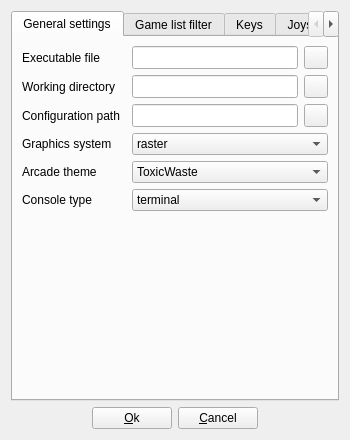
<?xml version="1.0" encoding="UTF-8"?>
<ui version="4.0">
 <class>ArcadeModeSetup</class>
 <widget class="QDialog" name="ArcadeModeSetup">
  <property name="geometry">
   <rect>
    <x>0</x>
    <y>0</y>
    <width>309</width>
    <height>422</height>
   </rect>
  </property>
  <property name="windowTitle">
   <string>Arcade mode setup</string>
  </property>
  <layout class="QGridLayout" name="gridLayout_2">
   <item row="0" column="0" colspan="4">
    <widget class="QTabWidget" name="tabWidget">
     <property name="currentIndex">
      <number>0</number>
     </property>
     <widget class="QWidget" name="tabSettings">
      <attribute name="title">
       <string>General settings</string>
      </attribute>
      <layout class="QGridLayout" name="gridLayout_3">
       <item row="4" column="2" colspan="2">
        <widget class="QComboBox" name="comboBoxArcadeTheme">
         <property name="toolTip">
          <string>Select arcade theme</string>
         </property>
         <item>
          <property name="text">
           <string notr="true">ToxicWaste</string>
          </property>
         </item>
         <item>
          <property name="text">
           <string notr="true">darkone</string>
          </property>
         </item>
        </widget>
       </item>
       <item row="3" column="0">
        <widget class="QLabel" name="labelGraphicsSystem">
         <property name="sizePolicy">
          <sizepolicy hsizetype="Fixed" vsizetype="Preferred">
           <horstretch>0</horstretch>
           <verstretch>0</verstretch>
          </sizepolicy>
         </property>
         <property name="text">
          <string>Graphics system</string>
         </property>
        </widget>
       </item>
       <item row="3" column="2" colspan="2">
        <widget class="QComboBox" name="comboBoxGraphicsSystem">
         <property name="toolTip">
          <string>Select the graphics system used to render the scene (when available, OpenGL is strongly recommended!)</string>
         </property>
         <item>
          <property name="text">
           <string notr="true">raster</string>
          </property>
         </item>
         <item>
          <property name="text">
           <string notr="true">native</string>
          </property>
         </item>
         <item>
          <property name="text">
           <string notr="true">opengl</string>
          </property>
         </item>
         <item>
          <property name="text">
           <string notr="true">opengl1</string>
          </property>
         </item>
         <item>
          <property name="text">
           <string notr="true">openvg</string>
          </property>
         </item>
        </widget>
       </item>
       <item row="1" column="0">
        <widget class="QLabel" name="labelWorkingDirectory">
         <property name="sizePolicy">
          <sizepolicy hsizetype="Fixed" vsizetype="Preferred">
           <horstretch>0</horstretch>
           <verstretch>0</verstretch>
          </sizepolicy>
         </property>
         <property name="text">
          <string>Working directory</string>
         </property>
        </widget>
       </item>
       <item row="4" column="0">
        <widget class="QLabel" name="labelArcadeTheme">
         <property name="sizePolicy">
          <sizepolicy hsizetype="Fixed" vsizetype="Preferred">
           <horstretch>0</horstretch>
           <verstretch>0</verstretch>
          </sizepolicy>
         </property>
         <property name="text">
          <string>Arcade theme</string>
         </property>
        </widget>
       </item>
       <item row="1" column="2">
        <widget class="QLineEdit" name="lineEditWorkingDirectory">
         <property name="sizePolicy">
          <sizepolicy hsizetype="Expanding" vsizetype="Minimum">
           <horstretch>0</horstretch>
           <verstretch>0</verstretch>
          </sizepolicy>
         </property>
         <property name="toolTip">
          <string>Working directory used when executing QMC2 Arcade</string>
         </property>
        </widget>
       </item>
       <item row="5" column="2" colspan="2">
        <widget class="QComboBox" name="comboBoxConsoleType">
         <property name="toolTip">
          <string>Select type of console</string>
         </property>
         <item>
          <property name="text">
           <string notr="true">terminal</string>
          </property>
         </item>
         <item>
          <property name="text">
           <string notr="true">window</string>
          </property>
         </item>
         <item>
          <property name="text">
           <string notr="true">window-minimized</string>
          </property>
         </item>
        </widget>
       </item>
       <item row="1" column="3">
        <widget class="QToolButton" name="toolButtonBrowseWorkingDirectory">
         <property name="sizePolicy">
          <sizepolicy hsizetype="Fixed" vsizetype="Minimum">
           <horstretch>0</horstretch>
           <verstretch>0</verstretch>
          </sizepolicy>
         </property>
         <property name="toolTip">
          <string>Browse working directory used when executing QMC2 Arcade</string>
         </property>
         <property name="icon">
          <iconset resource="qmc2.qrc">
           <normaloff>:/data/img/fileopen.png</normaloff>:/data/img/fileopen.png</iconset>
         </property>
        </widget>
       </item>
       <item row="0" column="3">
        <widget class="QToolButton" name="toolButtonBrowseExecutableFile">
         <property name="sizePolicy">
          <sizepolicy hsizetype="Fixed" vsizetype="Minimum">
           <horstretch>0</horstretch>
           <verstretch>0</verstretch>
          </sizepolicy>
         </property>
         <property name="toolTip">
          <string>Browse QMC2 Arcade executable file</string>
         </property>
         <property name="icon">
          <iconset resource="qmc2.qrc">
           <normaloff>:/data/img/fileopen.png</normaloff>:/data/img/fileopen.png</iconset>
         </property>
        </widget>
       </item>
       <item row="5" column="0">
        <widget class="QLabel" name="labelConsoleType">
         <property name="sizePolicy">
          <sizepolicy hsizetype="Fixed" vsizetype="Preferred">
           <horstretch>0</horstretch>
           <verstretch>0</verstretch>
          </sizepolicy>
         </property>
         <property name="text">
          <string>Console type</string>
         </property>
        </widget>
       </item>
       <item row="0" column="2">
        <widget class="QLineEdit" name="lineEditExecutableFile">
         <property name="sizePolicy">
          <sizepolicy hsizetype="Expanding" vsizetype="Minimum">
           <horstretch>0</horstretch>
           <verstretch>0</verstretch>
          </sizepolicy>
         </property>
         <property name="toolTip">
          <string>QMC2 Arcade executable file</string>
         </property>
        </widget>
       </item>
       <item row="7" column="0" colspan="4">
        <spacer name="verticalSpacer">
         <property name="orientation">
          <enum>Qt::Vertical</enum>
         </property>
         <property name="sizeHint" stdset="0">
          <size>
           <width>20</width>
           <height>0</height>
          </size>
         </property>
        </spacer>
       </item>
       <item row="0" column="0">
        <widget class="QLabel" name="labelExecutableFile">
         <property name="sizePolicy">
          <sizepolicy hsizetype="Fixed" vsizetype="Preferred">
           <horstretch>0</horstretch>
           <verstretch>0</verstretch>
          </sizepolicy>
         </property>
         <property name="text">
          <string>Executable file</string>
         </property>
        </widget>
       </item>
       <item row="2" column="0">
        <widget class="QLabel" name="labelConfigurationPath">
         <property name="sizePolicy">
          <sizepolicy hsizetype="Fixed" vsizetype="Preferred">
           <horstretch>0</horstretch>
           <verstretch>0</verstretch>
          </sizepolicy>
         </property>
         <property name="text">
          <string>Configuration path</string>
         </property>
        </widget>
       </item>
       <item row="2" column="2">
        <widget class="QLineEdit" name="lineEditConfigurationPath">
         <property name="sizePolicy">
          <sizepolicy hsizetype="Expanding" vsizetype="Minimum">
           <horstretch>0</horstretch>
           <verstretch>0</verstretch>
          </sizepolicy>
         </property>
         <property name="toolTip">
          <string>Configuration path for QMC2 Arcade</string>
         </property>
        </widget>
       </item>
       <item row="2" column="3">
        <widget class="QToolButton" name="toolButtonBrowseConfigurationPath">
         <property name="sizePolicy">
          <sizepolicy hsizetype="Fixed" vsizetype="Minimum">
           <horstretch>0</horstretch>
           <verstretch>0</verstretch>
          </sizepolicy>
         </property>
         <property name="toolTip">
          <string>Browse configuration path for QMC2 Arcade</string>
         </property>
         <property name="icon">
          <iconset resource="qmc2.qrc">
           <normaloff>:/data/img/fileopen.png</normaloff>:/data/img/fileopen.png</iconset>
         </property>
        </widget>
       </item>
      </layout>
     </widget>
     <widget class="QWidget" name="tabFilter">
      <attribute name="title">
       <string>Game list filter</string>
      </attribute>
      <layout class="QGridLayout" name="gridLayout">
       <item row="5" column="0" colspan="4">
        <widget class="Line" name="horizontalLine2">
         <property name="orientation">
          <enum>Qt::Horizontal</enum>
         </property>
        </widget>
       </item>
       <item row="11" column="0">
        <widget class="QLabel" name="labelCategoryFilter">
         <property name="sizePolicy">
          <sizepolicy hsizetype="Preferred" vsizetype="Fixed">
           <horstretch>0</horstretch>
           <verstretch>0</verstretch>
          </sizepolicy>
         </property>
         <property name="text">
          <string>Category filter</string>
         </property>
        </widget>
       </item>
       <item row="12" column="0" colspan="4">
        <widget class="QListWidget" name="listWidgetCategoryFilter">
         <property name="enabled">
          <bool>false</bool>
         </property>
         <property name="toolTip">
          <string>Select / deselect the categories you want to include / exclude</string>
         </property>
        </widget>
       </item>
       <item row="9" column="1" colspan="3">
        <widget class="QComboBox" name="comboBoxDriverStatus">
         <property name="enabled">
          <bool>false</bool>
         </property>
         <property name="toolTip">
          <string>Choose the driver maturity states for sets to be included</string>
         </property>
         <item>
          <property name="text">
           <string>good</string>
          </property>
         </item>
         <item>
          <property name="text">
           <string>good + imperfect</string>
          </property>
         </item>
         <item>
          <property name="text">
           <string>good + imperfect + preliminary</string>
          </property>
         </item>
        </widget>
       </item>
       <item row="7" column="0">
        <widget class="QLabel" name="labelSortCriteria">
         <property name="text">
          <string>Sort criteria</string>
         </property>
        </widget>
       </item>
       <item row="1" column="0">
        <widget class="QPushButton" name="pushButtonExport">
         <property name="enabled">
          <bool>false</bool>
         </property>
         <property name="sizePolicy">
          <sizepolicy hsizetype="Minimum" vsizetype="Minimum">
           <horstretch>0</horstretch>
           <verstretch>0</verstretch>
          </sizepolicy>
         </property>
         <property name="toolTip">
          <string>Export a filtered version of the game list according to the filter / sort settings specified below</string>
         </property>
         <property name="text">
          <string>Export</string>
         </property>
         <property name="icon">
          <iconset resource="qmc2.qrc">
           <normaloff>:/data/img/filesaveas.png</normaloff>:/data/img/filesaveas.png</iconset>
         </property>
        </widget>
       </item>
       <item row="6" column="1" colspan="3">
        <layout class="QHBoxLayout" name="horizontalLayout">
         <property name="spacing">
          <number>0</number>
         </property>
         <item>
          <widget class="QToolButton" name="toolButtonSelectC">
           <property name="enabled">
            <bool>false</bool>
           </property>
           <property name="sizePolicy">
            <sizepolicy hsizetype="Minimum" vsizetype="Fixed">
             <horstretch>0</horstretch>
             <verstretch>0</verstretch>
            </sizepolicy>
           </property>
           <property name="toolTip">
            <string>Select ROM state C (correct)?</string>
           </property>
           <property name="icon">
            <iconset resource="qmc2.qrc">
             <normaloff>:/data/img/sphere_green.png</normaloff>:/data/img/sphere_green.png</iconset>
           </property>
           <property name="checkable">
            <bool>true</bool>
           </property>
           <property name="checked">
            <bool>true</bool>
           </property>
          </widget>
         </item>
         <item>
          <widget class="QToolButton" name="toolButtonSelectM">
           <property name="enabled">
            <bool>false</bool>
           </property>
           <property name="sizePolicy">
            <sizepolicy hsizetype="Minimum" vsizetype="Fixed">
             <horstretch>0</horstretch>
             <verstretch>0</verstretch>
            </sizepolicy>
           </property>
           <property name="toolTip">
            <string>Select ROM state M (mostly correct)?</string>
           </property>
           <property name="icon">
            <iconset resource="qmc2.qrc">
             <normaloff>:/data/img/sphere_yellowgreen.png</normaloff>:/data/img/sphere_yellowgreen.png</iconset>
           </property>
           <property name="checkable">
            <bool>true</bool>
           </property>
           <property name="checked">
            <bool>true</bool>
           </property>
          </widget>
         </item>
         <item>
          <widget class="QToolButton" name="toolButtonSelectI">
           <property name="enabled">
            <bool>false</bool>
           </property>
           <property name="sizePolicy">
            <sizepolicy hsizetype="Minimum" vsizetype="Fixed">
             <horstretch>0</horstretch>
             <verstretch>0</verstretch>
            </sizepolicy>
           </property>
           <property name="toolTip">
            <string>Select ROM state I (incorrect)?</string>
           </property>
           <property name="icon">
            <iconset resource="qmc2.qrc">
             <normaloff>:/data/img/sphere_red.png</normaloff>:/data/img/sphere_red.png</iconset>
           </property>
           <property name="checkable">
            <bool>true</bool>
           </property>
          </widget>
         </item>
         <item>
          <widget class="QToolButton" name="toolButtonSelectN">
           <property name="enabled">
            <bool>false</bool>
           </property>
           <property name="sizePolicy">
            <sizepolicy hsizetype="Minimum" vsizetype="Fixed">
             <horstretch>0</horstretch>
             <verstretch>0</verstretch>
            </sizepolicy>
           </property>
           <property name="toolTip">
            <string>Select ROM state N (not found)?</string>
           </property>
           <property name="icon">
            <iconset resource="qmc2.qrc">
             <normaloff>:/data/img/sphere_grey.png</normaloff>:/data/img/sphere_grey.png</iconset>
           </property>
           <property name="checkable">
            <bool>true</bool>
           </property>
          </widget>
         </item>
         <item>
          <widget class="QToolButton" name="toolButtonSelectU">
           <property name="enabled">
            <bool>false</bool>
           </property>
           <property name="sizePolicy">
            <sizepolicy hsizetype="Minimum" vsizetype="Fixed">
             <horstretch>0</horstretch>
             <verstretch>0</verstretch>
            </sizepolicy>
           </property>
           <property name="toolTip">
            <string>Select ROM state U (unknown)?</string>
           </property>
           <property name="icon">
            <iconset resource="qmc2.qrc">
             <normaloff>:/data/img/sphere_blue.png</normaloff>:/data/img/sphere_blue.png</iconset>
           </property>
           <property name="checkable">
            <bool>true</bool>
           </property>
          </widget>
         </item>
        </layout>
       </item>
       <item row="0" column="3">
        <widget class="QToolButton" name="toolButtonBrowseFilteredListFile">
         <property name="enabled">
          <bool>false</bool>
         </property>
         <property name="sizePolicy">
          <sizepolicy hsizetype="Fixed" vsizetype="Minimum">
           <horstretch>0</horstretch>
           <verstretch>0</verstretch>
          </sizepolicy>
         </property>
         <property name="toolTip">
          <string>Browse the output file used as the filtered game list</string>
         </property>
         <property name="icon">
          <iconset resource="qmc2.qrc">
           <normaloff>:/data/img/fileopen.png</normaloff>:/data/img/fileopen.png</iconset>
         </property>
        </widget>
       </item>
       <item row="6" column="0">
        <widget class="QLabel" name="labelROMStatesToSelect">
         <property name="sizePolicy">
          <sizepolicy hsizetype="Fixed" vsizetype="Preferred">
           <horstretch>0</horstretch>
           <verstretch>0</verstretch>
          </sizepolicy>
         </property>
         <property name="text">
          <string>ROM state filter</string>
         </property>
        </widget>
       </item>
       <item row="10" column="3">
        <widget class="QToolButton" name="toolButtonClearNameFilter">
         <property name="enabled">
          <bool>false</bool>
         </property>
         <property name="sizePolicy">
          <sizepolicy hsizetype="Fixed" vsizetype="Minimum">
           <horstretch>0</horstretch>
           <verstretch>0</verstretch>
          </sizepolicy>
         </property>
         <property name="toolTip">
          <string>Clear name filter</string>
         </property>
         <property name="icon">
          <iconset resource="qmc2.qrc">
           <normaloff>:/data/img/broom.png</normaloff>:/data/img/broom.png</iconset>
         </property>
        </widget>
       </item>
       <item row="7" column="1" colspan="3">
        <widget class="QComboBox" name="comboBoxSortCriteria">
         <property name="enabled">
          <bool>false</bool>
         </property>
         <property name="sizePolicy">
          <sizepolicy hsizetype="Preferred" vsizetype="Minimum">
           <horstretch>0</horstretch>
           <verstretch>0</verstretch>
          </sizepolicy>
         </property>
         <property name="toolTip">
          <string>Select sort criteria</string>
         </property>
         <item>
          <property name="text">
           <string>Description</string>
          </property>
         </item>
         <item>
          <property name="text">
           <string>ROM state</string>
          </property>
         </item>
         <item>
          <property name="text">
           <string>Tag</string>
          </property>
         </item>
         <item>
          <property name="text">
           <string>Year</string>
          </property>
         </item>
         <item>
          <property name="text">
           <string>Manufacturer</string>
          </property>
         </item>
         <item>
          <property name="text">
           <string>Name (ID)</string>
          </property>
         </item>
         <item>
          <property name="text">
           <string>ROM types</string>
          </property>
         </item>
         <item>
          <property name="text">
           <string>Players</string>
          </property>
         </item>
         <item>
          <property name="text">
           <string>Driver status</string>
          </property>
         </item>
         <item>
          <property name="text">
           <string>Source file</string>
          </property>
         </item>
        </widget>
       </item>
       <item row="3" column="0" colspan="4">
        <widget class="Line" name="horizontalLine1">
         <property name="orientation">
          <enum>Qt::Horizontal</enum>
         </property>
        </widget>
       </item>
       <item row="8" column="1" colspan="3">
        <widget class="QComboBox" name="comboBoxSortOrder">
         <property name="enabled">
          <bool>false</bool>
         </property>
         <property name="sizePolicy">
          <sizepolicy hsizetype="Preferred" vsizetype="Minimum">
           <horstretch>0</horstretch>
           <verstretch>0</verstretch>
          </sizepolicy>
         </property>
         <property name="toolTip">
          <string>Select sort order</string>
         </property>
         <item>
          <property name="text">
           <string>Ascending</string>
          </property>
          <property name="icon">
           <iconset resource="qmc2.qrc">
            <normaloff>:/data/img/up_action.png</normaloff>:/data/img/up_action.png</iconset>
          </property>
         </item>
         <item>
          <property name="text">
           <string>Descending</string>
          </property>
          <property name="icon">
           <iconset resource="qmc2.qrc">
            <normaloff>:/data/img/down_action.png</normaloff>:/data/img/down_action.png</iconset>
          </property>
         </item>
        </widget>
       </item>
       <item row="0" column="0">
        <widget class="QCheckBox" name="checkBoxUseFilteredList">
         <property name="toolTip">
          <string>Use a filtered version of the game list (otherwise use the full list)</string>
         </property>
         <property name="text">
          <string>Use filtered list</string>
         </property>
        </widget>
       </item>
       <item row="10" column="0">
        <widget class="QLabel" name="labelNameFilter">
         <property name="text">
          <string>Name filter</string>
         </property>
        </widget>
       </item>
       <item row="9" column="0">
        <widget class="QLabel" name="labelDriverStatus">
         <property name="text">
          <string>Driver status</string>
         </property>
        </widget>
       </item>
       <item row="8" column="0">
        <widget class="QLabel" name="labelSortOrder">
         <property name="text">
          <string>Sort order</string>
         </property>
        </widget>
       </item>
       <item row="1" column="1" colspan="3">
        <widget class="QProgressBar" name="progressBarFilter">
         <property name="enabled">
          <bool>false</bool>
         </property>
         <property name="toolTip">
          <string>Filter / export progress</string>
         </property>
         <property name="value">
          <number>0</number>
         </property>
         <property name="format">
          <string>Idle</string>
         </property>
        </widget>
       </item>
       <item row="11" column="3">
        <widget class="QToolButton" name="toolButtonDeselectAll">
         <property name="toolTip">
          <string>Deselect all categories</string>
         </property>
         <property name="icon">
          <iconset resource="qmc2.qrc">
           <normaloff>:/data/img/minus_all.png</normaloff>:/data/img/minus_all.png</iconset>
         </property>
        </widget>
       </item>
       <item row="11" column="2">
        <widget class="QToolButton" name="toolButtonSelectAll">
         <property name="toolTip">
          <string>Select all categories</string>
         </property>
         <property name="icon">
          <iconset resource="qmc2.qrc">
           <normaloff>:/data/img/plus_all.png</normaloff>:/data/img/plus_all.png</iconset>
         </property>
        </widget>
       </item>
       <item row="10" column="1" colspan="2">
        <widget class="QLineEdit" name="lineEditNameFilter">
         <property name="enabled">
          <bool>false</bool>
         </property>
         <property name="sizePolicy">
          <sizepolicy hsizetype="Expanding" vsizetype="Minimum">
           <horstretch>0</horstretch>
           <verstretch>0</verstretch>
          </sizepolicy>
         </property>
         <property name="toolTip">
          <string>Specify a name (ID) filter-expression (Qt regular-expression syntax!) -- leave empty to not filter by name</string>
         </property>
        </widget>
       </item>
       <item row="0" column="1" colspan="2">
        <widget class="QLineEdit" name="lineEditFilteredListFile">
         <property name="enabled">
          <bool>false</bool>
         </property>
         <property name="sizePolicy">
          <sizepolicy hsizetype="Expanding" vsizetype="Minimum">
           <horstretch>0</horstretch>
           <verstretch>0</verstretch>
          </sizepolicy>
         </property>
         <property name="toolTip">
          <string>Output file used as the filtered game list</string>
         </property>
        </widget>
       </item>
       <item row="4" column="0" colspan="4">
        <layout class="QHBoxLayout" name="horizontalLayout_2">
         <item>
          <widget class="QCheckBox" name="checkBoxFavoriteSetsOnly">
           <property name="sizePolicy">
            <sizepolicy hsizetype="Preferred" vsizetype="Fixed">
             <horstretch>0</horstretch>
             <verstretch>0</verstretch>
            </sizepolicy>
           </property>
           <property name="toolTip">
            <string>Use only sets included in the favorites list?</string>
           </property>
           <property name="text">
            <string>Use only favorite sets</string>
           </property>
          </widget>
         </item>
         <item>
          <widget class="QCheckBox" name="checkBoxTaggedSetsOnly">
           <property name="sizePolicy">
            <sizepolicy hsizetype="Preferred" vsizetype="Fixed">
             <horstretch>0</horstretch>
             <verstretch>0</verstretch>
            </sizepolicy>
           </property>
           <property name="toolTip">
            <string>Use only sets that are tagged?</string>
           </property>
           <property name="text">
            <string>Use only tagged sets</string>
           </property>
          </widget>
         </item>
        </layout>
       </item>
      </layout>
     </widget>
     <widget class="QWidget" name="tabKeys">
      <attribute name="title">
       <string>Keys</string>
      </attribute>
      <layout class="QGridLayout" name="gridLayout_4">
       <item row="0" column="0">
        <widget class="QTabWidget" name="tabWidgetKeyMaps">
         <property name="currentIndex">
          <number>0</number>
         </property>
         <widget class="QWidget" name="tabToxicWasteKeyMap">
          <attribute name="title">
           <string>ToxicWaste</string>
          </attribute>
          <layout class="QGridLayout" name="gridLayout_6">
           <item row="0" column="0">
            <widget class="QTreeWidget" name="treeWidgetKeyMapToxicWaste">
             <property name="sortingEnabled">
              <bool>true</bool>
             </property>
             <column>
              <property name="text">
               <string>Function / Key-sequence</string>
              </property>
             </column>
             <column>
              <property name="text">
               <string>Custom key-sequence</string>
              </property>
             </column>
            </widget>
           </item>
          </layout>
         </widget>
         <widget class="QWidget" name="tabDarkoneKeyMap">
          <attribute name="title">
           <string>darkone</string>
          </attribute>
          <layout class="QGridLayout" name="gridLayout_7">
           <item row="0" column="0">
            <widget class="QTreeWidget" name="treeWidgetKeyMapDarkone">
             <property name="sortingEnabled">
              <bool>true</bool>
             </property>
             <column>
              <property name="text">
               <string>Function / Key-sequence</string>
              </property>
             </column>
             <column>
              <property name="text">
               <string>Custom key-sequence</string>
              </property>
             </column>
            </widget>
           </item>
          </layout>
         </widget>
        </widget>
       </item>
      </layout>
     </widget>
     <widget class="QWidget" name="tabJoystick">
      <attribute name="title">
       <string>Joystick</string>
      </attribute>
      <layout class="QGridLayout" name="gridLayout_5">
       <item row="0" column="0">
        <widget class="QTabWidget" name="tabWidgetJoyMaps">
         <property name="currentIndex">
          <number>0</number>
         </property>
         <widget class="QWidget" name="tabToxicWasteJoyMap">
          <attribute name="title">
           <string>ToxicWaste</string>
          </attribute>
         </widget>
         <widget class="QWidget" name="tabDarkoneJoyMap">
          <attribute name="title">
           <string>darkone</string>
          </attribute>
         </widget>
        </widget>
       </item>
      </layout>
     </widget>
    </widget>
   </item>
   <item row="1" column="0">
    <spacer name="horizontalSpacer">
     <property name="orientation">
      <enum>Qt::Horizontal</enum>
     </property>
     <property name="sizeHint" stdset="0">
      <size>
       <width>82</width>
       <height>20</height>
      </size>
     </property>
    </spacer>
   </item>
   <item row="1" column="1">
    <widget class="QPushButton" name="pushButtonOk">
     <property name="text">
      <string>&amp;Ok</string>
     </property>
    </widget>
   </item>
   <item row="1" column="2">
    <widget class="QPushButton" name="pushButtonCancel">
     <property name="text">
      <string>&amp;Cancel</string>
     </property>
    </widget>
   </item>
   <item row="1" column="3">
    <spacer name="horizontalSpacer_2">
     <property name="orientation">
      <enum>Qt::Horizontal</enum>
     </property>
     <property name="sizeHint" stdset="0">
      <size>
       <width>81</width>
       <height>20</height>
      </size>
     </property>
    </spacer>
   </item>
  </layout>
 </widget>
 <tabstops>
  <tabstop>tabWidget</tabstop>
  <tabstop>lineEditExecutableFile</tabstop>
  <tabstop>toolButtonBrowseExecutableFile</tabstop>
  <tabstop>lineEditWorkingDirectory</tabstop>
  <tabstop>toolButtonBrowseWorkingDirectory</tabstop>
  <tabstop>lineEditConfigurationPath</tabstop>
  <tabstop>toolButtonBrowseConfigurationPath</tabstop>
  <tabstop>comboBoxGraphicsSystem</tabstop>
  <tabstop>comboBoxArcadeTheme</tabstop>
  <tabstop>comboBoxConsoleType</tabstop>
  <tabstop>checkBoxUseFilteredList</tabstop>
  <tabstop>lineEditFilteredListFile</tabstop>
  <tabstop>toolButtonBrowseFilteredListFile</tabstop>
  <tabstop>pushButtonExport</tabstop>
  <tabstop>checkBoxFavoriteSetsOnly</tabstop>
  <tabstop>checkBoxTaggedSetsOnly</tabstop>
  <tabstop>toolButtonSelectC</tabstop>
  <tabstop>toolButtonSelectM</tabstop>
  <tabstop>toolButtonSelectI</tabstop>
  <tabstop>toolButtonSelectN</tabstop>
  <tabstop>toolButtonSelectU</tabstop>
  <tabstop>comboBoxSortCriteria</tabstop>
  <tabstop>comboBoxSortOrder</tabstop>
  <tabstop>comboBoxDriverStatus</tabstop>
  <tabstop>lineEditNameFilter</tabstop>
  <tabstop>toolButtonClearNameFilter</tabstop>
  <tabstop>toolButtonSelectAll</tabstop>
  <tabstop>toolButtonDeselectAll</tabstop>
  <tabstop>listWidgetCategoryFilter</tabstop>
  <tabstop>tabWidgetKeyMaps</tabstop>
  <tabstop>treeWidgetKeyMapToxicWaste</tabstop>
  <tabstop>treeWidgetKeyMapDarkone</tabstop>
  <tabstop>tabWidgetJoyMaps</tabstop>
  <tabstop>pushButtonOk</tabstop>
  <tabstop>pushButtonCancel</tabstop>
 </tabstops>
 <resources>
  <include location="qmc2.qrc"/>
 </resources>
 <connections>
  <connection>
   <sender>toolButtonClearNameFilter</sender>
   <signal>clicked()</signal>
   <receiver>lineEditNameFilter</receiver>
   <slot>clear()</slot>
   <hints>
    <hint type="sourcelabel">
     <x>296</x>
     <y>266</y>
    </hint>
    <hint type="destinationlabel">
     <x>241</x>
     <y>266</y>
    </hint>
   </hints>
  </connection>
  <connection>
   <sender>pushButtonOk</sender>
   <signal>clicked()</signal>
   <receiver>ArcadeModeSetup</receiver>
   <slot>accept()</slot>
   <hints>
    <hint type="sourcelabel">
     <x>142</x>
     <y>417</y>
    </hint>
    <hint type="destinationlabel">
     <x>86</x>
     <y>316</y>
    </hint>
   </hints>
  </connection>
  <connection>
   <sender>pushButtonCancel</sender>
   <signal>clicked()</signal>
   <receiver>ArcadeModeSetup</receiver>
   <slot>reject()</slot>
   <hints>
    <hint type="sourcelabel">
     <x>205</x>
     <y>417</y>
    </hint>
    <hint type="destinationlabel">
     <x>279</x>
     <y>316</y>
    </hint>
   </hints>
  </connection>
 </connections>
</ui>
